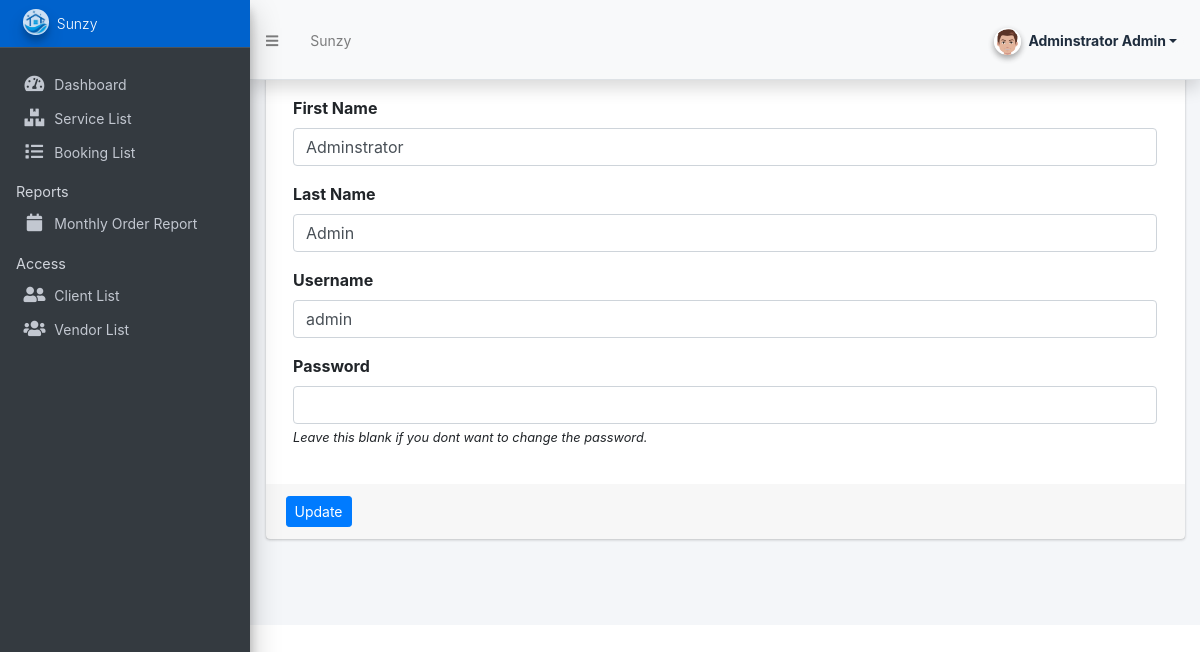
The app's page /admin/?page=user (signed in) with its own data.
### tables this page shows
CREATE TABLE `users` (
  `id` int(50) NOT NULL,
  `firstname` varchar(250) NOT NULL,
  `lastname` varchar(250) NOT NULL,
  `username` text NOT NULL,
  `password` text NOT NULL,
  `avatar` text DEFAULT NULL,
  `last_login` datetime DEFAULT NULL,
  `type` tinyint(1) NOT NULL DEFAULT 0,
  `date_added` datetime NOT NULL DEFAULT current_timestamp(),
  `date_updated` datetime DEFAULT NULL ON UPDATE current_timestamp()
);

### classes/DBConnection.php (called while the page is built, shortened)
<?php
class DBConnection{
    private $host = DB_SERVER;
    private $username = DB_USERNAME;
    private $password = DB_PASSWORD;
    private $database = DB_NAME;
    public $conn;
    public function __construct(){
        if (!isset($this->conn)) {
            $this->conn = new mysqli($this->host, $this->username, $this->password, $this->database);
        }
    }
}
?>

### classes/SystemSettings.php (called while the page is built, shortened)
<?php
class SystemSettings extends DBConnection{
	function userdata($field = ''){
		if(!empty($field)){
			if(isset($_SESSION['userdata'][$field]))
				return $_SESSION['userdata'][$field];
			else
				return null;
		}else{
			return false;
		}
	}
}
$_settings = new SystemSettings();
?>

### admin/user/index.php (the view, shortened to what this page needs)
<?php
$user = $conn->query("SELECT * FROM users where id ='".$_settings->userdata('id')."'");
foreach($user->fetch_array() as $k =>$v){
	$meta[$k] = $v;
}
?>
<div class="card card-outline card-primary">
	<div class="card-body">
		<div class="container-fluid">
			<form action="" id="manage-user">
				<div class="form-group">
					<label for="name">First Name</label>
					<input type="text" name="firstname" id="firstname" class="form-control" value="<?php echo isset($meta['firstname']) ? $meta['firstname']: '' ?>" required>
				</div>
				<div class="form-group">
					<label for="name">Last Name</label>
					<input type="text" name="lastname" id="lastname" class="form-control" value="<?php echo isset($meta['lastname']) ? $meta['lastname']: '' ?>" required>
				</div>
				<div class="form-group">
					<label for="username">Username</label>
					<input type="text" name="username" id="username" class="form-control" value="<?php echo isset($meta['username']) ? $meta['username']: '' ?>" required  autocomplete="off">
				</div>
				<div class="form-group">
					<label for="password">Password</label>
					<input type="password" name="password" id="password" class="form-control" value="" autocomplete="off">
					<small><i>Leave this blank if you dont want to change the password.</i></small>
				</div>
			</form>
		</div>
	</div>
	<div class="card-footer">
			<div class="col-md-12">
				<div class="row">
					<button class="btn btn-sm btn-primary" form="manage-user">Update</button>
				</div>
			</div>
		</div>
</div>

### records on screen
users: firstname "Adminstrator", lastname "Admin", username "admin"

### other values on screen
$_settings->info('name') "Sunzy"
$_settings->userdata('firstname').' '.$_settings->userdata('lastname') "Adminstrator Admin"
$_settings->info('short_name') "Sunzy"
